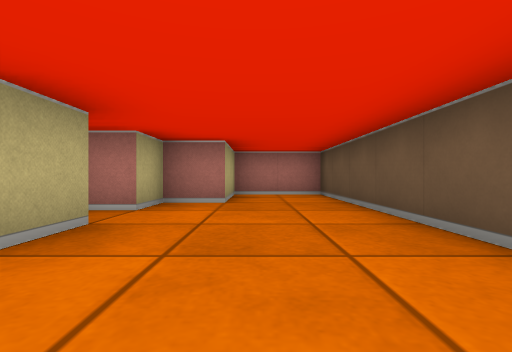
view 1 (above)

12 first-person views from a walk through a cub3D maze. The camera is about half as high as the walls, looks level and sees 85° across. The floor is counted in squares. Each view is taken from the middle of a square. On the plan, view 1 faces up. The plan holds only what a view shows up to about 9 squares ahead; the rest is blank.

view 2
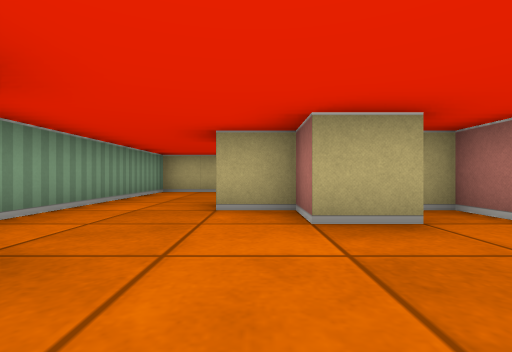

view 3
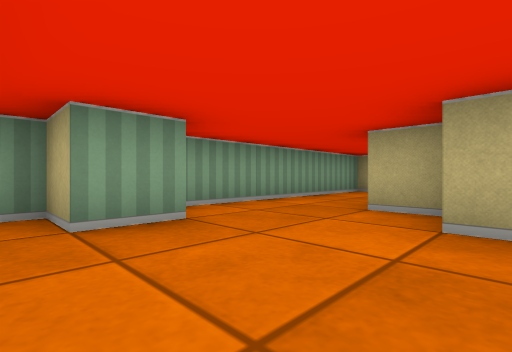

view 4
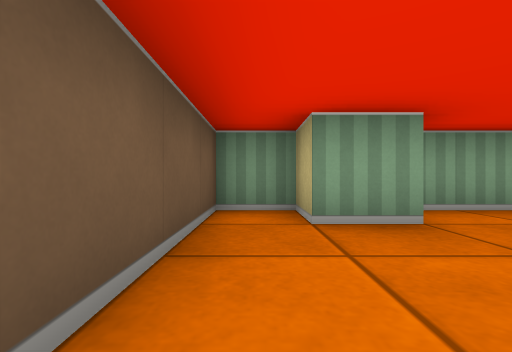

view 5
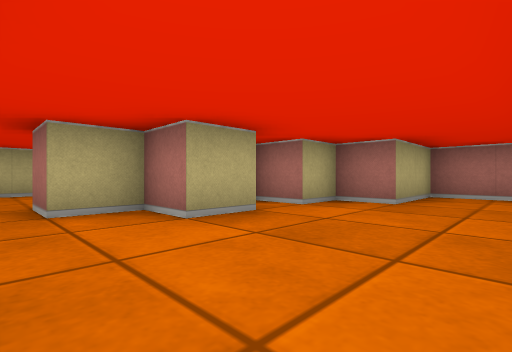

view 6
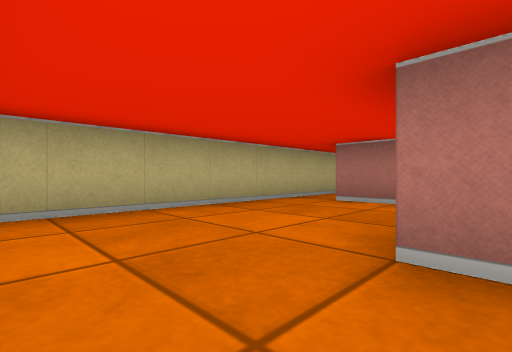

view 7
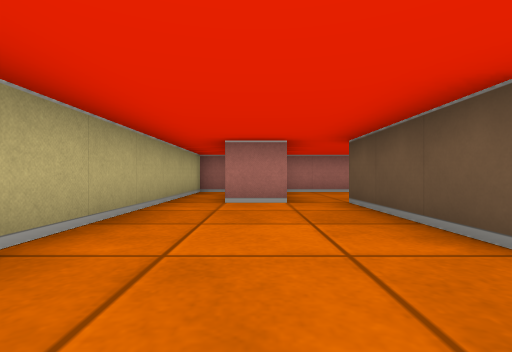

view 8
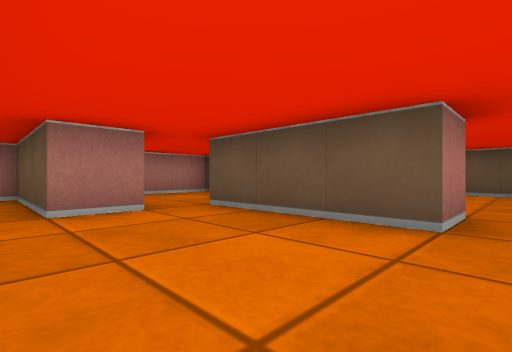

view 9
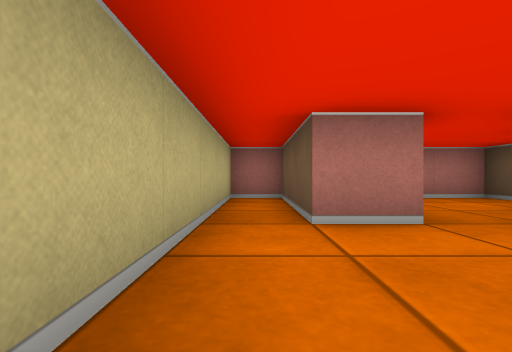

view 10
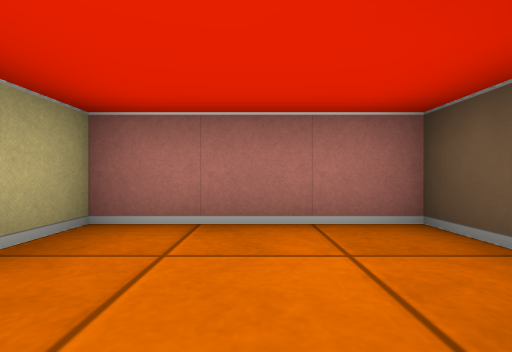

view 11
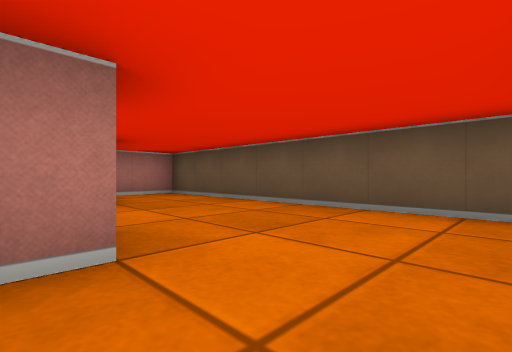

view 12
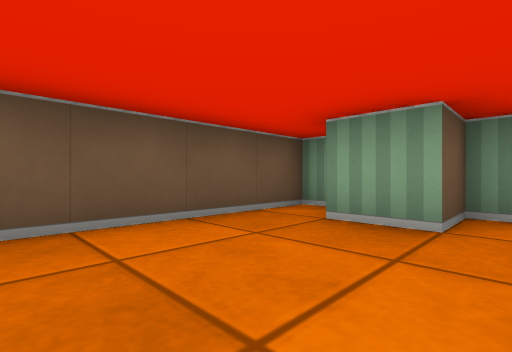

### Floor plan
Points are (right, up) in squares from view 1. A wall is a line through its corners. A room is listed if a view was taken in it or the views show most of it. See-through windows are left out.
Room 1 (views 1, 2, 3, 4, 5, 6, 7, 8, 9, 11, 12)
walls: (-1.5, 2.5) (-1.5, 1.5) (-2.5, 1.5) (-2.5, 0.5) (-3.5, 0.5) (-3.5, 3.5); (-2.5, 3.5) (-2.5, 3); (-4.4, 3.5) (-5.5, 3.5) (-5.5, 6.5) (-6.5, 6.5) (-6.5, -1.5) (-0.5, -1.5) (-0.5, -0.5) (0.5, -0.5) (0.5, -1.5) (1.5, -1.5) (1.5, 6.5) (-0.5, 6.5) (-0.5, 4.5) (-1.5, 4.5) (-1.5, 3.5)
ways out: opening at (-4, 4) to room 2
Room 2 (view 10)
walls: (-1.5, 5.6) (-1.5, 6.5) (-4.5, 6.5) (-4.5, 5.6)
ways out: opening at (-4, 4) to room 1

Positions as (right, up) in squares from view 1, and headings:
1: (0, 0), facing up
2: (1, 1), facing left
3: (1, 2), facing down-left
4: (1, 2), facing down
5: (1, 0), facing up-left
6: (-3, -1), facing up-left
7: (-5, -1), facing up
8: (-6, 0), facing up-right
9: (-6, 1), facing up
10: (-3, 4), facing up
11: (-2, 0), facing up-right
12: (-1, 2), facing down-right
